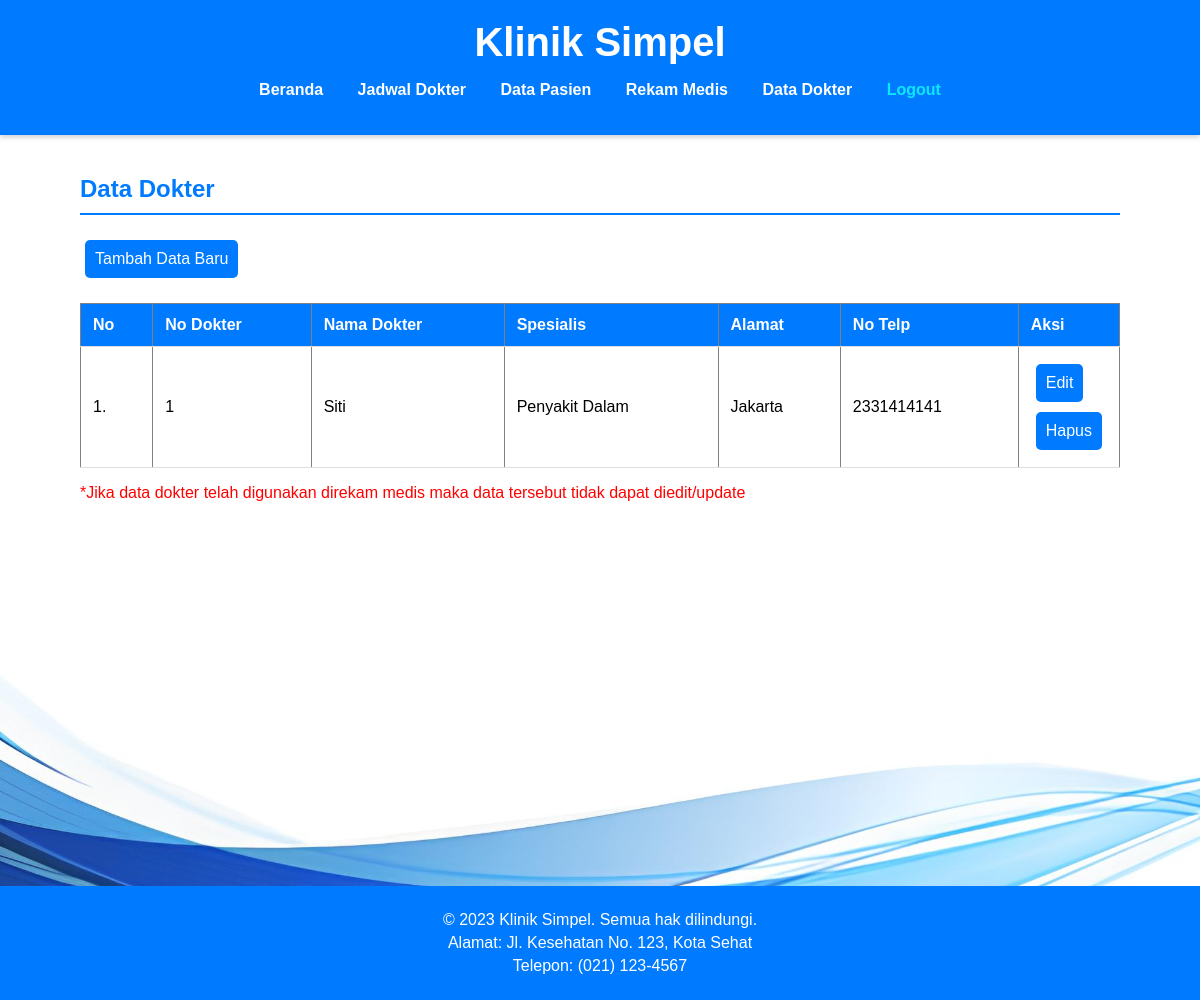
Before: /dokter.php with the older database file.
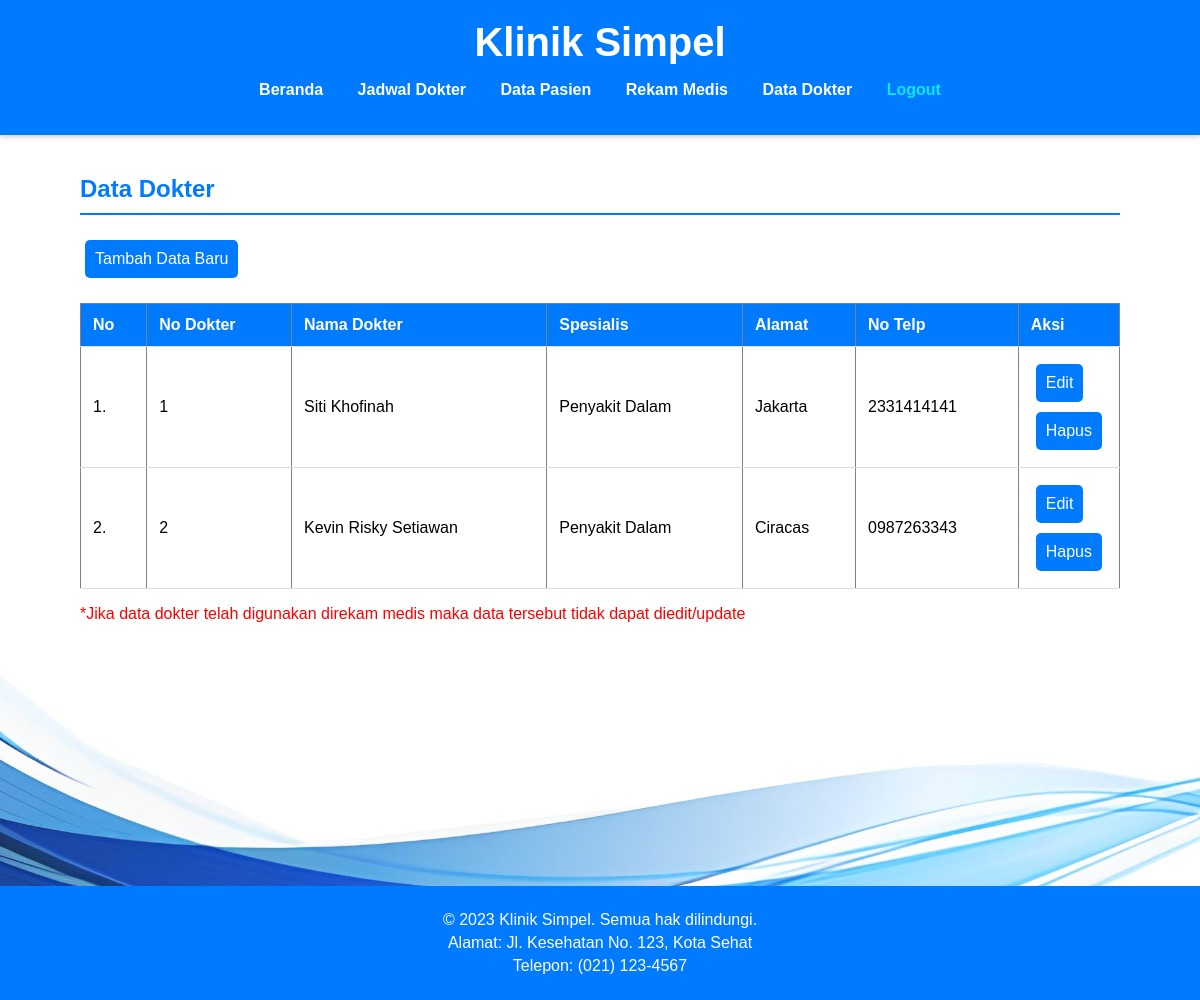
After: the same page with the newer database file.
### tables this page shows
CREATE TABLE `dokter` (
  `no_dokter` varchar(20) NOT NULL,
  `nama_dokter` varchar(20) NOT NULL,
  `spesialis` varchar(20) NOT NULL,
  `alamat` varchar(20) NOT NULL,
  `no_telp` varchar(20) NOT NULL
);

### dokter.php (the view, shortened to what this page needs)
<!DOCTYPE html>
<html lang="id">
<head>
    <link rel="stylesheet" href="css/styles.css">
</head>
<body>
    <header>
        <div class="container">
            <h1>Klinik Simpel</h1>
            <nav>
                <ul>
                    <li><a href="Beranda.php">Beranda</a></li>
                    <li><a href="jadwal.php">Jadwal Dokter</a></li>
                    <li><a href="pasien.php">Data Pasien</a></li>
                    <li><a href="rmedis.php">Rekam Medis</a></li>
                    <li><a href="dokter.php">Data Dokter</a></li>
                    <li><a style="text-decoration:none;color: #0ae7ff;font-weight: bold;" href="logout.php" class="logout">Logout</a></li>
                </ul>
            </nav>
        </div>
    </header>
    <main class="container">
        <h2>Data Dokter</h2>
        <div style="overflow: auto;">
            <a href="form_tambah_dok.php" class="button">Tambah Data Baru </a>
            <table border="1" class="table">
                <thead>
                    <tr>
                        <th>No</th>
                        <th>No Dokter</th>
                        <th>Nama Dokter</th>
                        <th>Spesialis</th>
                        <th>Alamat</th>
                        <th>No Telp</th>
                        <th>Aksi</th>
                    </tr>
                    <?php
                    include "koneksi.php";
                    $query = mysqli_query($koneksi, "SELECT * FROM dokter") or die(mysqli_error($koneksi));
                    $nomor = 1;
                    while ($data = mysqli_fetch_array($query)) { ?>
                        <tr>
                            <td align="center"><?php echo $nomor++; ?>.</td>
                            <td><?php echo $data['no_dokter']; ?></td>
                            <td><?php echo $data['nama_dokter']; ?></td>
                            <td><?php echo $data['spesialis']; ?></td>
                            <td><?php echo $data['alamat']; ?></td>
                            <td><?php echo $data['no_telp']; ?></td>
                            <td width="90px" align="center">
                                <a href="form_edit_dok.php?no_dokter=<?php echo $data['no_dokter']; ?>" class="button">Edit</a>
                                <a href="proses_hapus_dok.php?no_dokter=<?php echo $data['no_dokter']; ?>" onclick="return confirm('Yakin hapus data?')" class="button">Hapus</a>
                            </td>
                        </tr>
                    <?php
                    } ?>
            </table>
            <p style="color:red;">*Jika data dokter telah digunakan direkam medis maka data tersebut tidak dapat diedit/update</p>
        </div>
    </main>
    <footer>
        <p>&copy; 2023 Klinik Simpel. Semua hak dilindungi.</p>
        <p>Alamat: Jl. Kesehatan No. 123, Kota Sehat</p>
        <p>Telepon: (021) 123-4567</p>
    </footer>
</body>
</html>

### koneksi.php (shortened to what this page needs)
<!doctype html>
<html>
<head>
</head>
<body>
</body>
</html>

### css/styles.css (style rules this page uses)
* { box-sizing: border-box; }
body { font-family: 'Arial', sans-serif; margin: 0; padding: 0; display: flex; flex-direction: column; min-height: 1000px; background-image: url('/AplikasiKlinik/image/Blue.jpg'); background-size: cover; background-position: center; }
.container { width: 90%; max-width: 1200px; margin: auto; flex: 1; }
.logout { text-decoration: none; color: #ff0000; font-weight: bold; }
header { background: #007bff; color: #fff; padding: 20px 0; box-shadow: 0 2px 5px rgba(0, 0, 0, 0.2); }
header h1 { text-align: center; margin: 0; font-size: 2.5em; }
nav ul { list-style: none; padding: 0; text-align: center; }
nav ul li { display: inline; margin: 0 15px; }
nav ul li a { color: #fff; text-decoration: none; font-weight: bold; transition: color 0.3s; }
main { padding: 20px; }
h2 { color: #007bff; border-bottom: 2px solid #007bff; padding-bottom: 10px; }
table { width: 100%; border-collapse: collapse; margin-top: 20px; }
table th, table td { padding: 12px; text-align: left; border-bottom: 1px solid #ddd; }
table th { background-color: #007bff; color: white; }
.button { display: inline-block; padding: 10px 10px; margin: 5px; background: #007bff; color: #fff; text-decoration: none; border-radius: 5px; transition: background 0.3s; }
footer { text-align: center; padding: 20px 0; background: #007bff; color: #fff; width: 100%; margin-top: auto; }
footer p { margin: 5px 0; }

Changed rows visible on the page:
changed dokter "Jakarta": nama_dokter "Siti" → "Siti Khofinah"
added dokter: no_dokter "2", nama_dokter "Kevin Risky Setiawan", spesialis "Penyakit Dalam", alamat "Ciracas", no_telp "0987263343"
